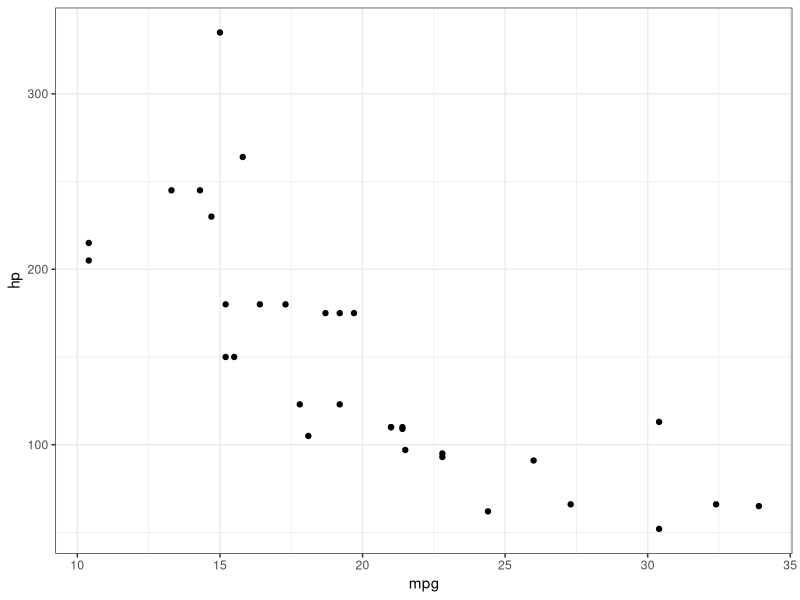
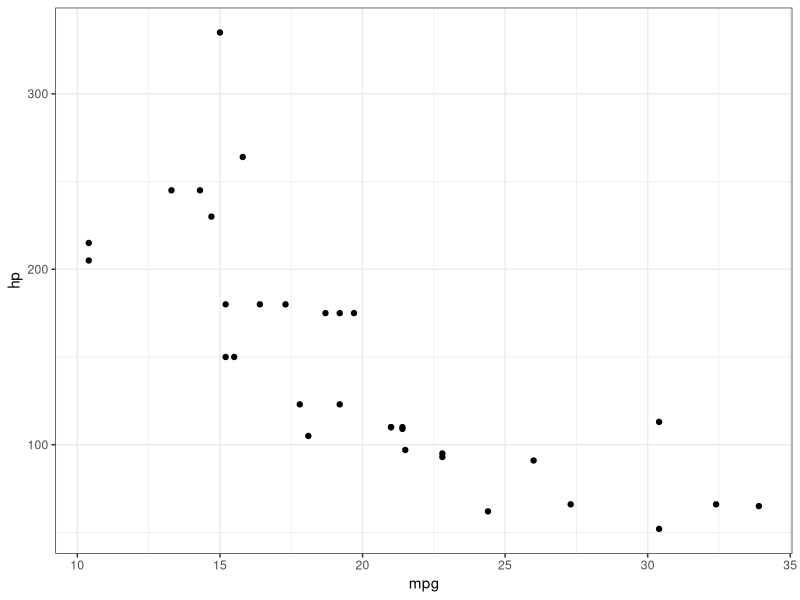
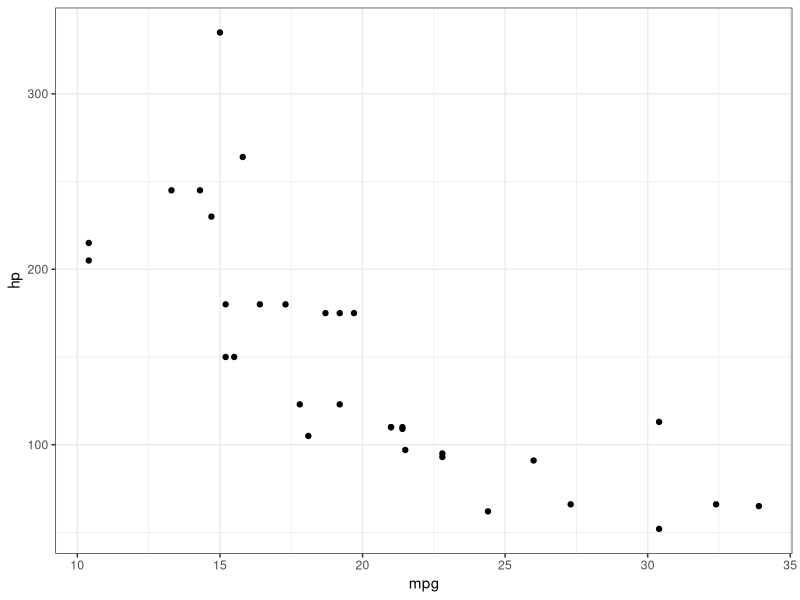
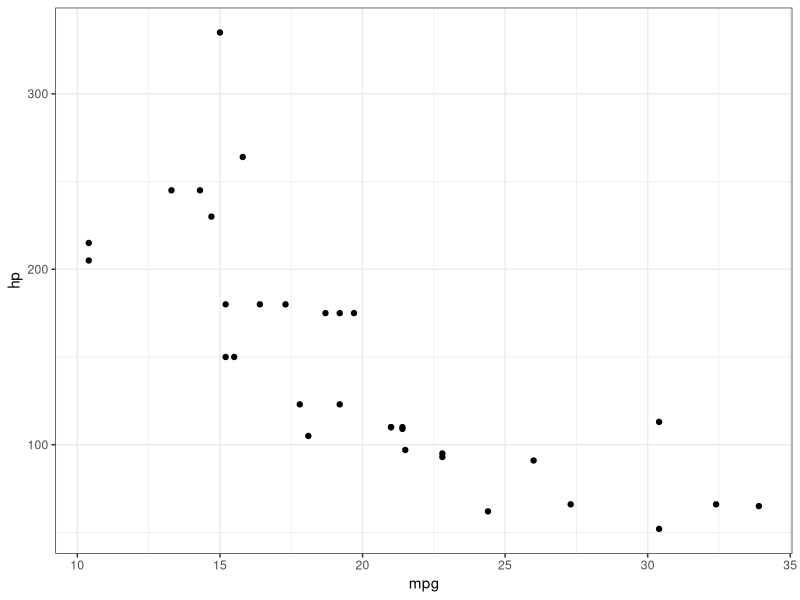

The R source for these figures, in order:
## ---- chunk 1
#| label: setup
#| include: false
library(tidyverse)
knitr::opts_chunk$set(
  fig.width = 7.252,
  fig.height = 4,
  fig.retina = 3,
  comment = "#>",
  dev = "png"
)
## ---- chunk 2
knitr::kable(head(mpg))
## ---- chunk 3
#| echo: true
head(mtcars[, 1:4], 3)
## ---- chunk 4
#| echo: true
head(mtcars[, 1:4], 3)
## ---- chunk 5
#| label: ggplot-mtcars
#| echo: true
#| fig-show: hide
ggplot(mtcars, aes(x = mpg, y = hp)) +
  geom_point() +
  theme_bw() +
  labs(color = "Cylinders")
## ---- chunk 6
#| echo: false
#| fig-height: 3
#| fig-width: 4
#| out-width: 50%
#| fig-align: center

ggplot(mtcars, aes(x = mpg, y = hp)) +
  geom_point() +
  theme_bw() +
  labs(color = "Cylinders")
## ---- chunk 7
#| echo: false
#| fig-height: 3
#| fig-width: 4
#| fig-align: center
ggplot(mtcars, aes(x = mpg, y = hp)) +
  geom_point() +
  theme_bw()
## ---- chunk 8
#| echo: false
#| fig-height: 3
#| fig-width: 4
#| fig-align: center
ggplot(mtcars, aes(x = mpg, y = hp)) +
  geom_point() +
  theme_bw()
